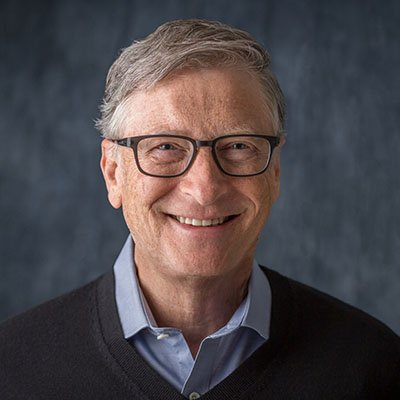
#> input picture Scripts/Intermediate projects/images/bill_gates.jpg, 400 x 400 px, given in place of the camera
$ python webcamcountpurs.py
#> lines starting #> are read from the running program, lines starting #| are printed output that depends on the picture; after the words box and inside, x2 and y2 are one past the last pixel; in counts of white or black regions, pixels touching at a corner belong together
import cv2 as cv
import numpy as np

# Initialize the webcam (0 is usually the default camera)
capture = cv.VideoCapture(0)

while True:
    # Capture frame-by-frame
    isTrue, frame = capture.read()
#> frame is the input picture: shape (400, 400, 3); mean B, G, R 73.7, 70.6, 77.1

    # If the frame wasn't read successfully, break the loop
    if not isTrue:
        break

    # Create a blank image based on the frame size for drawing contours
    blank = np.zeros(frame.shape, dtype='uint8')

    # 1. Convert to Grayscale
    gray = cv.cvtColor(frame, cv.COLOR_BGR2GRAY)
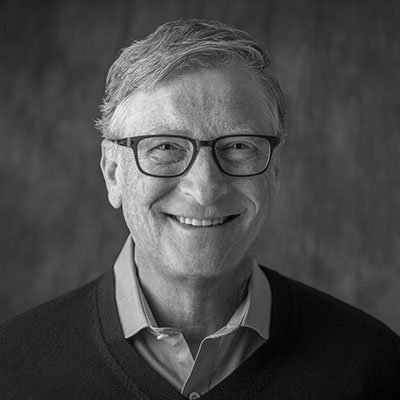
#> gray: shape (400, 400); min 0, max 252, mean 72.9

    # 2. Blur the image slightly to reduce noise (helps with better contour detection)
    blur = cv.GaussianBlur(gray, (5,5), cv.BORDER_DEFAULT)
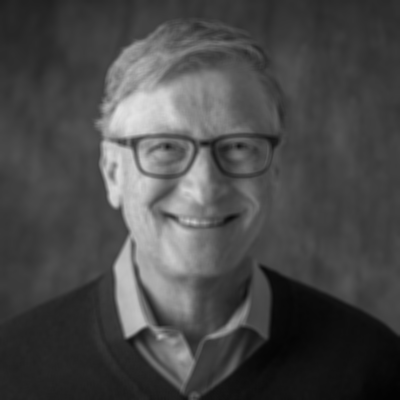
#> blur: shape (400, 400); min 3, max 227, mean 72.9

    # 3. Thresholding (Adjust 125 if the room is too dark/bright)
    ret, thresh = cv.threshold(blur, 125, 255, cv.THRESH_BINARY)
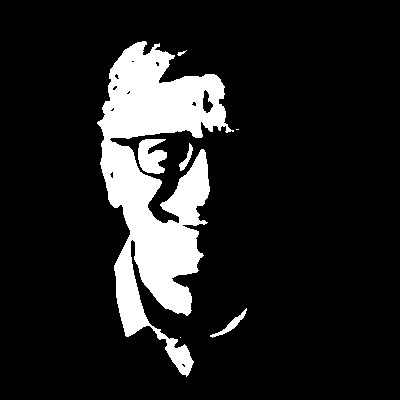
#> thresh: shape (400, 400); 13.3% white; 7 white regions (2 under 20 px)

    # 4. Find Contours
    contours, hierarchies = cv.findContours(thresh, cv.RETR_LIST, cv.CHAIN_APPROX_SIMPLE)
#> contours = 17 contours, 12 with area under 20; largest, box (x1, y1, x2, y2) and area: (97, 41, 234, 377) 19660, (138, 139, 167, 174) 652, (210, 308, 247, 338) 174, (202, 89, 214, 114) 162, (179, 143, 193, 171) 100

    # 5. Draw Contours on the blank image
    cv.drawContours(blank, contours, -1, (0, 0, 255), 2)
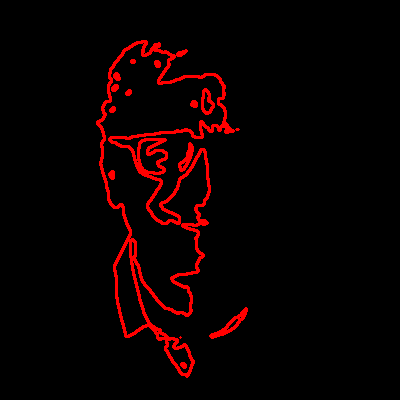
#> blank: shape (400, 400, 3); mean of channels 0, 1, 2 0, 0, 11.5; drawn as B, G, R

    # Display the results
    cv.imshow('Live Webcam', frame)
    cv.imshow('Thresh', thresh)
    cv.imshow('Contours', blank)

    # Break the loop if 'd' is pressed
    if cv.waitKey(20) & 0xFF==ord('d'):
#> (key Esc is pressed here)
        break

# Release the capture and close windows
capture.release()
cv.destroyAllWindows()

$ run again, on Scripts/Intermediate projects/images/steve_jobs.jpg
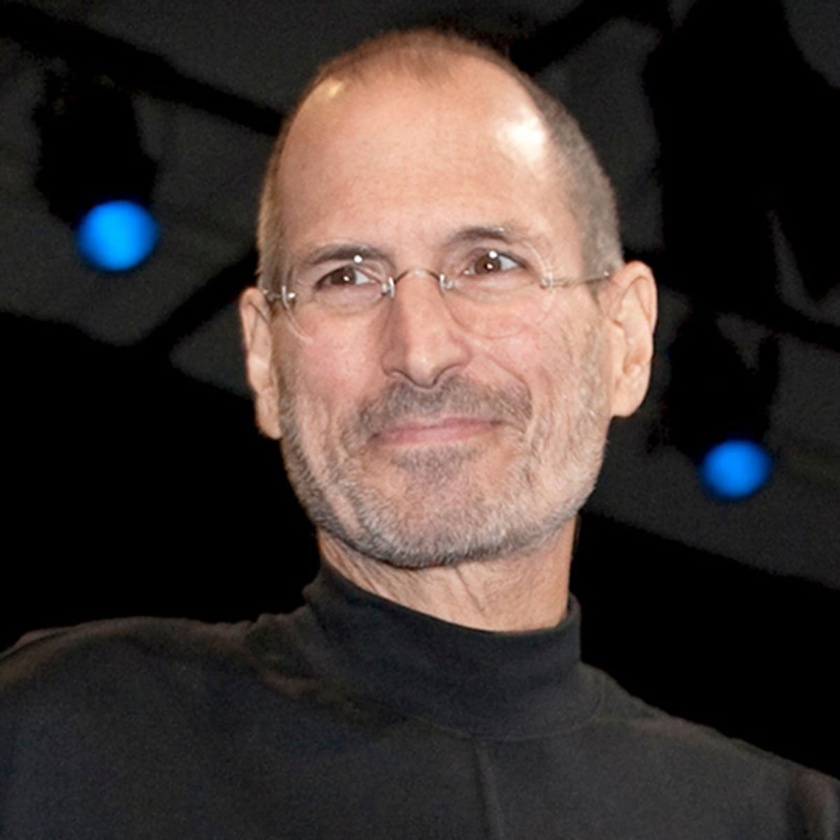
#> input picture Scripts/Intermediate projects/images/steve_jobs.jpg, 840 x 840 px, shrunk from 1200 x 1200 before the run, given in place of the camera
#> frame is the input picture: shape (840, 840, 3); mean B, G, R 50.9, 54.4, 64.9
#> `ret, thresh = cv.threshold(blur, 125, 255, cv.THRESH_BINARY)`:
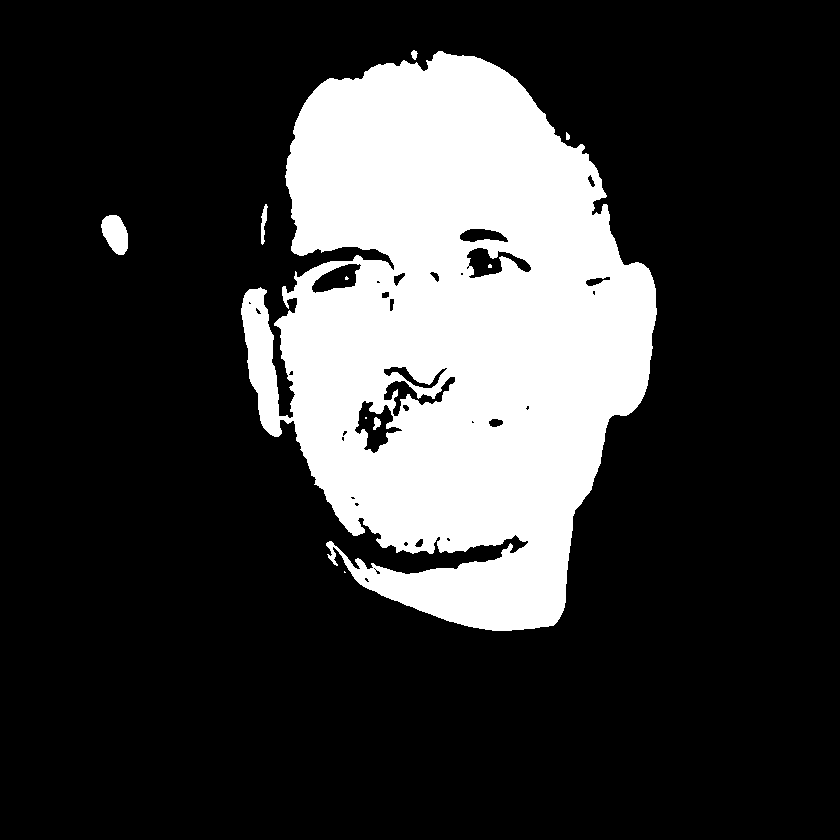
#> thresh: shape (840, 840); 22.1% white; 10 white regions (4 under 20 px)
#> contours = 44 contours, 23 with area under 20; largest, box (x1, y1, x2, y2) and area: (241, 51, 657, 631) 158893, (354, 400, 403, 454) 1226, (466, 247, 532, 279) 1012, (383, 376, 456, 417) 894, (311, 263, 362, 294) 878
#> `cv.drawContours(blank, contours, -1, (0, 0, 255), 2)`:
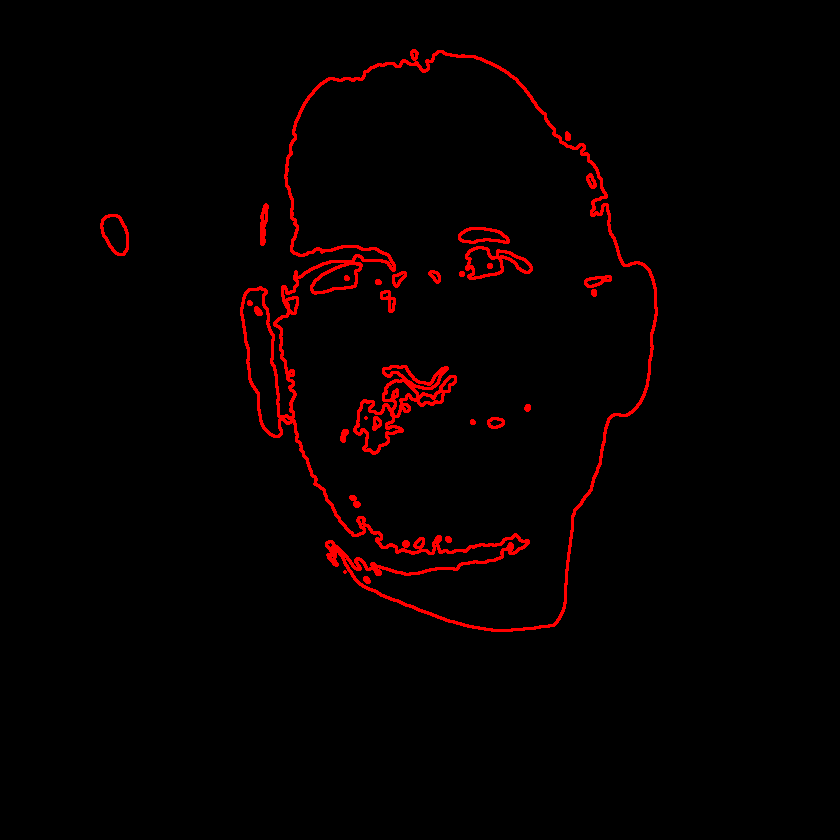
#> blank: shape (840, 840, 3); mean of channels 0, 1, 2 0, 0, 5.9; drawn as B, G, R
